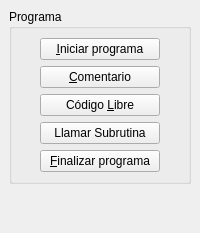
  <widget class="QDockWidget" name="dock_functions">
   <property name="sizePolicy">
    <sizepolicy hsizetype="MinimumExpanding" vsizetype="MinimumExpanding">
     <horstretch>0</horstretch>
     <verstretch>0</verstretch>
    </sizepolicy>
   </property>
   <property name="windowTitle">
    <string>Funciones</string>
   </property>
   <attribute name="dockWidgetArea">
    <number>1</number>
   </attribute>
   <widget class="QWidget" name="dockWidgetContents">
    <layout class="QVBoxLayout" name="verticalLayout_5">
     <item>
      <widget class="QGroupBox" name="groupBox_program">
       <property name="title">
        <string>Programa</string>
       </property>
       <layout class="QGridLayout" name="gridLayout">
        <item row="4" column="0">
         <widget class="QPushButton" name="btn_free">
          <property name="minimumSize">
           <size>
            <width>28</width>
            <height>0</height>
           </size>
          </property>
          <property name="maximumSize">
           <size>
            <width>120</width>
            <height>16777215</height>
           </size>
          </property>
          <property name="toolTip">
           <string>Agrega comandos personalizados por el usuario</string>
          </property>
          <property name="statusTip">
           <string>Agrega comandos personalizados por el usuario</string>
          </property>
          <property name="text">
           <string>Código &amp;Libre</string>
          </property>
         </widget>
        </item>
        <item row="6" column="0">
         <widget class="QPushButton" name="btn_end">
          <property name="sizePolicy">
           <sizepolicy hsizetype="Fixed" vsizetype="Fixed">
            <horstretch>0</horstretch>
            <verstretch>0</verstretch>
           </sizepolicy>
          </property>
          <property name="minimumSize">
           <size>
            <width>28</width>
            <height>0</height>
           </size>
          </property>
          <property name="maximumSize">
           <size>
            <width>120</width>
            <height>16777215</height>
           </size>
          </property>
          <property name="toolTip">
           <string>Agrega los comandos de finalización del programa</string>
          </property>
          <property name="statusTip">
           <string>Agrega los comandos de finalización del programa</string>
          </property>
          <property name="text">
           <string>&amp;Finalizar programa</string>
          </property>
         </widget>
        </item>
        <item row="3" column="0">
         <widget class="QPushButton" name="btn_comment">
          <property name="sizePolicy">
           <sizepolicy hsizetype="Fixed" vsizetype="Fixed">
            <horstretch>0</horstretch>
            <verstretch>0</verstretch>
           </sizepolicy>
          </property>
          <property name="minimumSize">
           <size>
            <width>28</width>
            <height>0</height>
           </size>
          </property>
          <property name="maximumSize">
           <size>
            <width>120</width>
            <height>16777215</height>
           </size>
          </property>
          <property name="toolTip">
           <string>Agrega comentarios para facilitar la comprensión del programa</string>
          </property>
          <property name="statusTip">
           <string>Agrega comentarios para facilitar la comprensión del programa</string>
          </property>
          <property name="text">
           <string>&amp;Comentario</string>
          </property>
         </widget>
        </item>
        <item row="0" column="0">
         <widget class="QPushButton" name="btn_header">
          <property name="sizePolicy">
           <sizepolicy hsizetype="Fixed" vsizetype="Fixed">
            <horstretch>0</horstretch>
            <verstretch>0</verstretch>
           </sizepolicy>
          </property>
          <property name="minimumSize">
           <size>
            <width>28</width>
            <height>0</height>
           </size>
          </property>
          <property name="maximumSize">
           <size>
            <width>120</width>
            <height>16777215</height>
           </size>
          </property>
          <property name="toolTip">
           <string>Agrega el encabezado del programa</string>
          </property>
          <property name="statusTip">
           <string>Agrega el encabezado del programa</string>
          </property>
          <property name="text">
           <string>&amp;Iniciar programa</string>
          </property>
          <property name="flat">
           <bool>false</bool>
          </property>
         </widget>
        </item>
        <item row="5" column="0">
         <widget class="QPushButton" name="btn_subrutine">
          <property name="toolTip">
           <string>Llama la subrutina dentro del programa principal</string>
          </property>
          <property name="statusTip">
           <string>Llama la subrutina dentro del programa principal</string>
          </property>
          <property name="text">
           <string>Llamar Subrutina</string>
          </property>
         </widget>
        </item>
       </layout>
      </widget>
     </item>
     <item>
      <spacer name="verticalSpacer_5">
       <property name="orientation">
        <enum>Qt::Vertical</enum>
       </property>
       <property name="sizeHint" stdset="0">
        <size>
         <width>20</width>
         <height>40</height>
        </size>
       </property>
      </spacer>
     </item>
    </layout>
   </widget>
  </widget>
